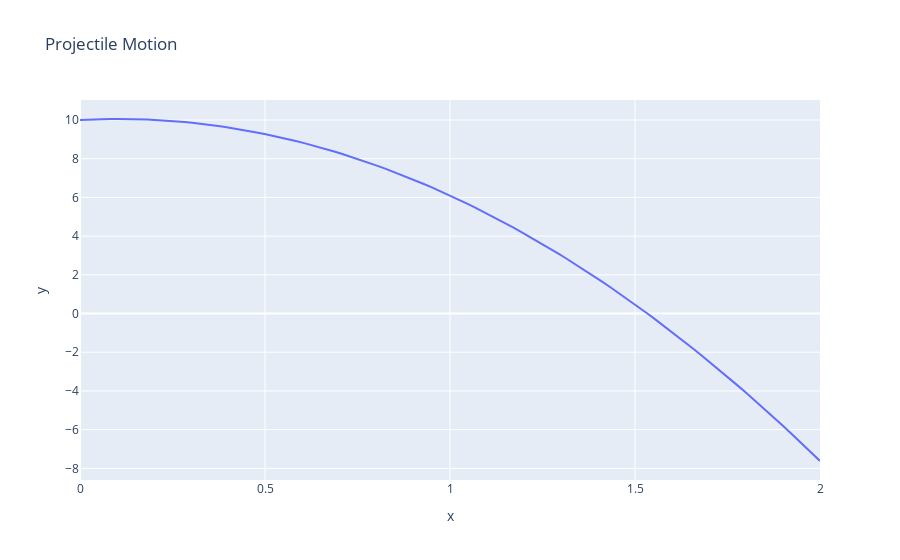

Here is the notebook cell this chart was saved with:
### Markdown cell above
## Ruch w polu grawitacyjnym

Równanie ruchu w polu grawitacyjnym:
$$ x(t) = x_0 + v_{0x} t $$
$$ y(t) = y_0 + v_{0y} t - \frac{1}{2} g t^2 $$

gdzie:

- $x_0, y_0$ to współrzędne początkowe,
- $v_{0x}, v_{0y}$ to składowe prędkości początkowej,
- $g$ to przyspieszenie ziemskie.
- $t$ to czas.
- $x(t), y(t)$ to współrzędne w czasie $t$.

### Code cell
# Definicja funkcji
def x(t, x0, v0x):
    return x0 + v0x*t

def y(t, y0, v0y, g):
    return y0 + v0y*t - 0.5*g*t**2

# Parametry
x0 = 0
y0 = 10
v0x = 1
v0y = 1
g = 9.81

# Czas
t = np.linspace(0, 2, 100)

# Współrzędne
X = x(t, x0, v0x)
Y = y(t, y0, v0y, g)

# Plotting
fig = go.Figure(data=[go.Scatter(x=X, y=Y, mode='lines')])
fig.update_layout(title='Projectile Motion', xaxis_title='x', yaxis_title='y')
fig.show()
